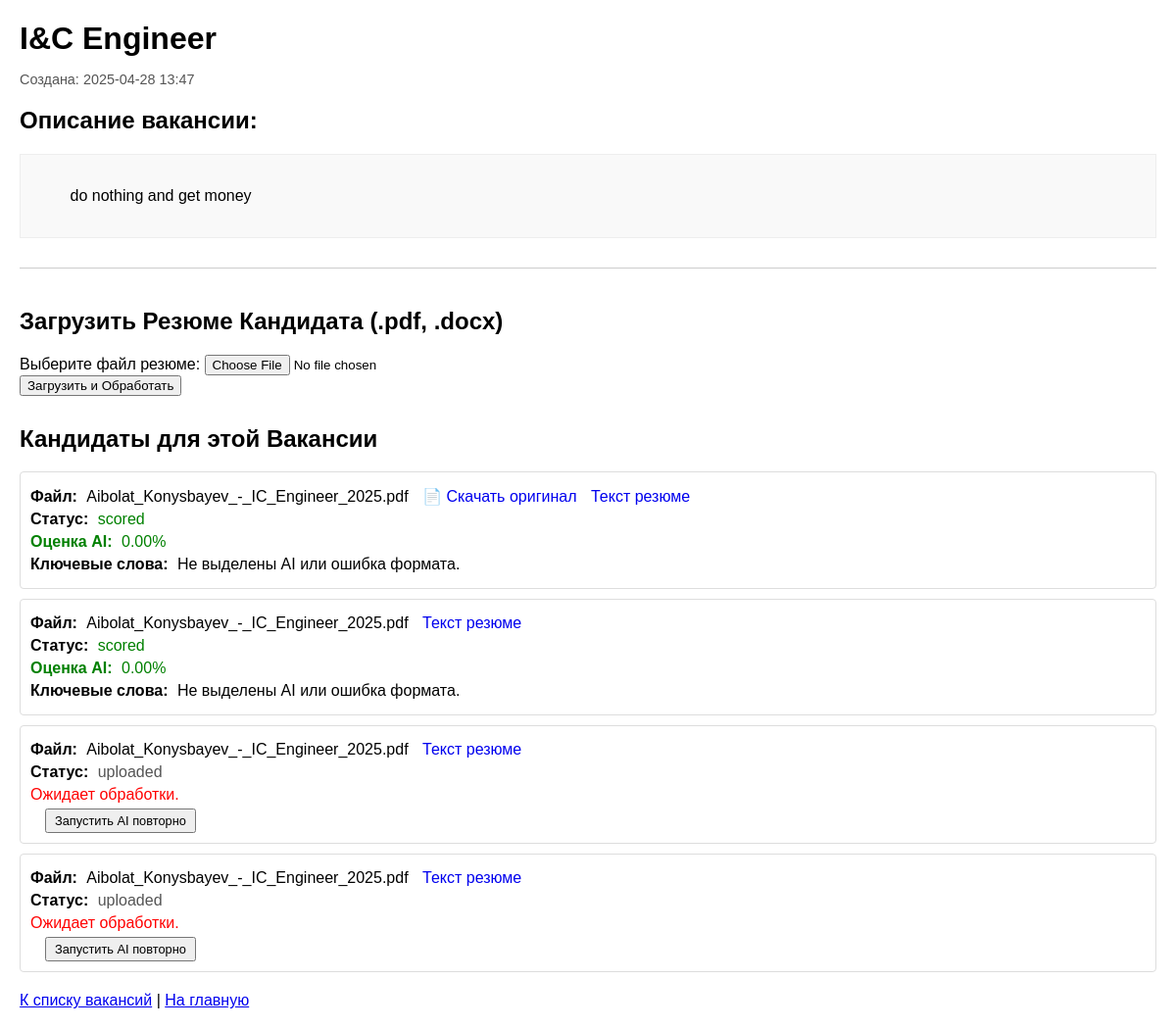
The app's page /jobs/1 (signed in), older data.
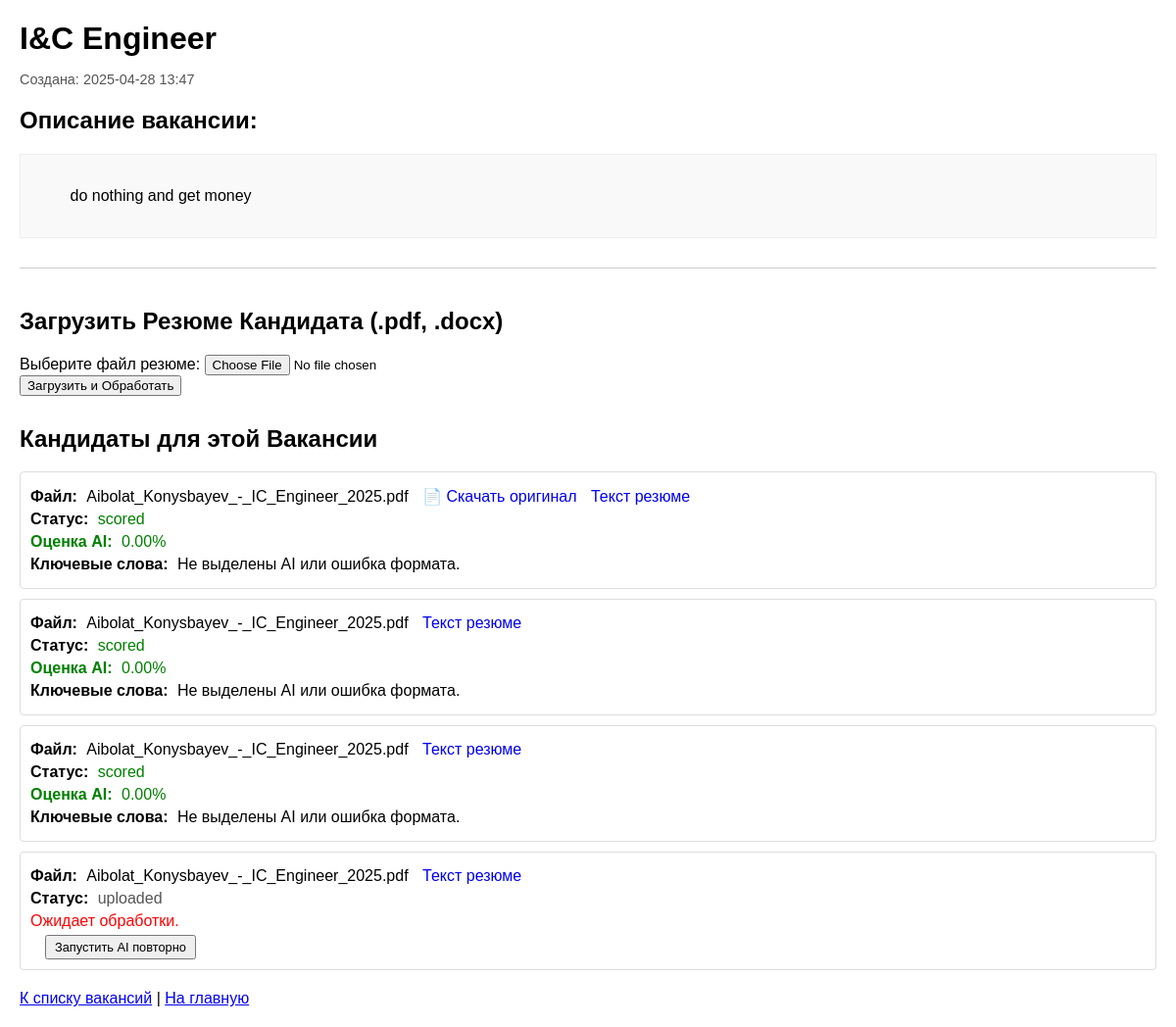
The same page, newer data.
### app.py (models this page shows, shortened)
class Candidate(db.Model):
    id = db.Column(db.Integer, primary_key=True)
    vacancy_id = db.Column(db.Integer, db.ForeignKey('vacancy.id'), nullable=False)
    original_filename = db.Column(db.String(255), nullable=False)
    storage_path = db.Column(db.String(255), nullable=True)
    extracted_text = db.Column(db.Text, nullable=True)
    ai_score = db.Column(db.Float, nullable=True)
    keywords = db.Column(db.Text, nullable=True)
    status = db.Column(db.String(50), nullable=False, default='uploaded')
    created_at = db.Column(db.DateTime, nullable=False, default=datetime.utcnow)

### app.py (the view)
@app.route('/jobs/<int:job_id>')
@login_required
def view_job(job_id):
    job = Vacancy.query.get_or_404(job_id)
    if job.user_id != current_user.id:
        abort(403)
    candidates = job.candidates
    return render_template('view_job.html', job=job, user=current_user, candidates=candidates)

### app.py (called while the page is built)
@login_manager.user_loader
def load_user(user_id):
    return User.query.get(int(user_id))

@app.template_filter('from_json')
def from_json_filter(json_string):
    if isinstance(json_string, str):
        try:
            return json.loads(json_string)
        except (json.JSONDecodeError, TypeError):
            return None
    return json_string

### templates/view_job.html (shortened to what the changed rows need)
<!DOCTYPE html>
<html lang="ru">
<head>
</head>
<body>
    <h1>{{ job.title }}</h1>
    <h2>Описание вакансии:</h2>
    <div style="margin-top: 30px; padding-top: 20px; border-top: 1px solid #ccc;">
        <h2>Загрузить Резюме Кандидата (.pdf, .docx)</h2>
    </div>
    <div style="margin-top: 30px;">
        <h2>Кандидаты для этой Вакансии</h2>
        {% if candidates %}
            <ul class="candidate-list">
            {% for candidate in candidates %}
                <li class="candidate-item">
                    <p><strong>Файл:</strong> {{ candidate.original_filename }}
                       {% if candidate.extracted_text %}
                           <a href="{{ url_for('view_extracted_text', candidate_id=candidate.id) }}" target="_blank" style="margin-left: 10px; text-decoration: none;">
                               Текст резюме
                           </a>
                       {% endif %}
                    </p>
                    <p><strong>Статус:</strong> <span class="status-{{ candidate.status }}">{{ candidate.status }}</span></p>
                    {% if candidate.status == 'scored' %}
                        <p style="color: green;"><strong>Оценка AI:</strong> {{ "%.2f" | format(candidate.ai_score) }}%</p>
                        {% if candidate.keywords %}
                            {% set keywords_list = candidate.keywords | from_json %}
                            <p><strong>Ключевые слова:</strong>
                                {% if keywords_list and (keywords_list is iterable) and (keywords_list is not string) %}
                                    {{ keywords_list | join(', ') }}
                                {% else %}
                                    Не выделены AI или ошибка формата.
                                {% endif %}
                            </p>
                        {% endif %}
                    {% elif 'failed' in candidate.status or candidate.status in ['uploaded', 'processing'] %}
                         <p style="color: red;">
                            {% if candidate.keywords and 'failed' in candidate.status and candidate.keywords is string %}
                                Детали: {{ candidate.keywords }}
                            {% elif candidate.status == 'uploaded' %}
                                Ожидает обработки.
                            {% elif candidate.status == 'processing' %}
                                В процессе обработки...
                            {% else %}
                                См. логи сервера для деталей ошибки.
                            {% endif %}
                         </p>
                    {% endif %}
                    {% if candidate.status != 'processing' and candidate.status != 'scored' %}
                       <form method="POST" action="{{ url_for('rescreen_candidate', candidate_id=candidate.id) }}" style="display: inline-block; margin-left: 15px;">
                           <button type="submit" style="padding: 3px 8px; font-size: 0.8em; cursor: pointer;">
                               Запустить AI повторно
                           </button>
                       </form>
                    {% endif %}
                </li>
            {% endfor %}
            </ul>
        {% else %}
            <p class="no-jobs">Кандидатов пока нет.</p>
        {% endif %}
    </div>
</body>
</html>

Row changes from the older to the newer data that the page shows:
changed Candidate (number 3 of 4 on the later page): status "uploaded" → "scored"; ai_score (not shown) → "0.00"; status "Ожидает обработки. Запустить AI повторно" → "Оценка AI: % Ключевые слова: Не выделены AI или ошибка формата."
